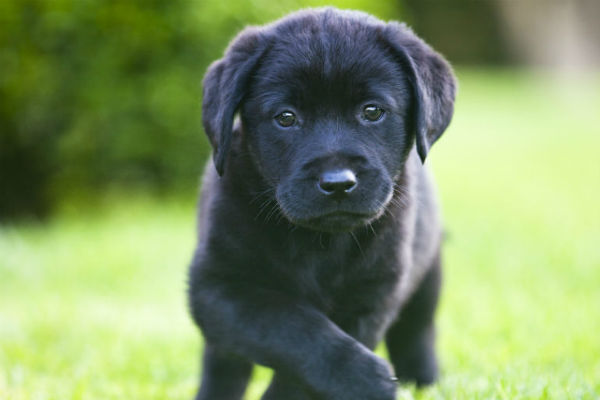
#> input picture Lab1/images/lab_puppy_dog_pictures.jpg, 600 x 400 px, found by its file name
$ python image_thresholding.py
#> lines starting #> are read from the running program, lines starting #| are printed output that depends on the picture; after the words box and inside, x2 and y2 are one past the last pixel; in counts of white or black regions, pixels touching at a corner belong together
import cv2
from matplotlib import pyplot as plt

img = cv2.imread("Lab1\images\lab_puppy_dog_pictures.jpg", 0)
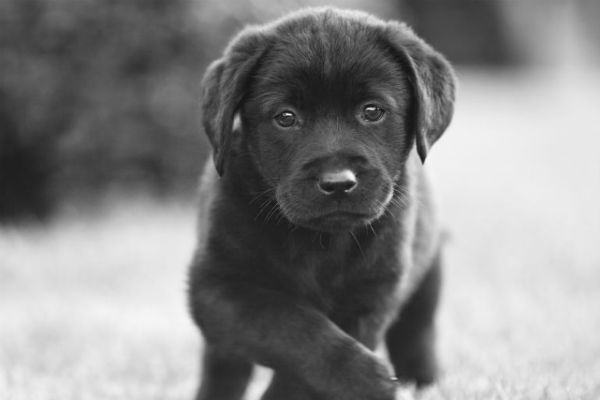
#> img: shape (400, 600); min 16, max 252, mean 134.7
print(img)
#> (printed output is left out)

ret,img1 = cv2.threshold(img, 100, 255, cv2.THRESH_BINARY)
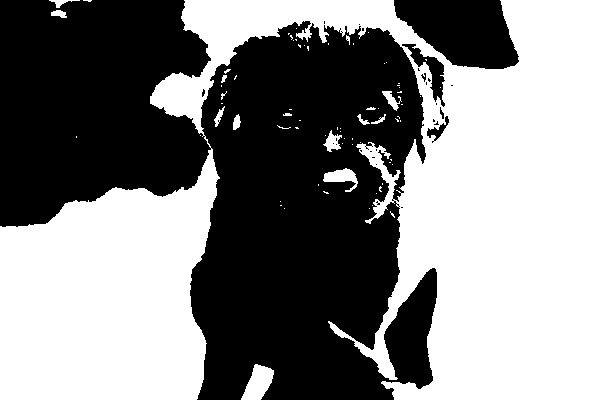
#> img1: shape (400, 600); 51.4% white; 27 black regions (21 under 20 px), largest, box (x1, y1, x2, y2) and area: (0, 0, 437, 400) 109595, (394, 0, 519, 69) 6105, (402, 44, 445, 107) 739, (427, 116, 449, 143) 182, (440, 107, 444, 119) 25, (421, 73, 426, 82) 22
ret,img2 = cv2.threshold(img, 100, 255, cv2.THRESH_BINARY_INV)
ret,img3 = cv2.threshold(img, 100, 255, cv2.THRESH_MASK)
#> img3: shape (400, 600); every value is 0
ret,img4 = cv2.threshold(img, 100, 255, cv2.THRESH_OTSU)
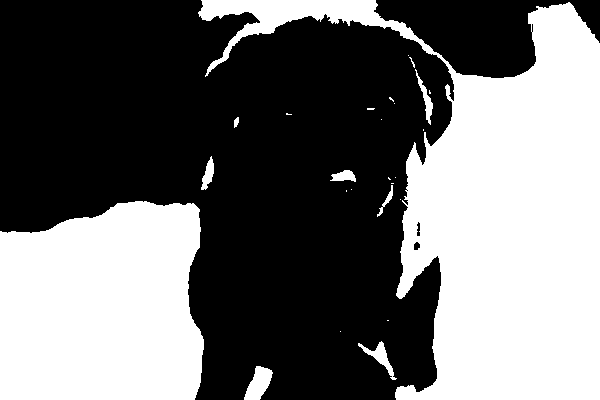
#> img4: shape (400, 600); 43.3% white; 26 white regions (17 under 20 px), largest, box (x1, y1, x2, y2) and area: (198, 0, 600, 400) 65788, (0, 201, 204, 400) 36348, (244, 366, 273, 400) 592
#> ret = 144
ret,img5 = cv2.threshold(img, 100, 255, cv2.THRESH_TOZERO)
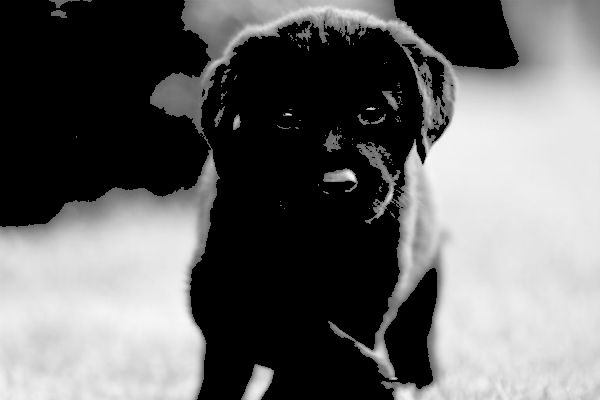
#> img5: shape (400, 600); min 0, max 252, mean 103.5

titles = ["Original", "BINARY", "BINARY_INV", "MASK", "OTSU", "TOZERO"]
images = [img, img1, img2, img3, img4, img5]

for i in range(6):
    plt.subplot(2,3,i+1), plt.imshow(images[i], 'gray')
    plt.title(titles[i])
    plt.xticks([]),plt.yticks([])

plt.show()

$ run again, with Lab1/images/lab_puppy_template.jpg copied over Lab1/images/lab_puppy_dog_pictures.jpg
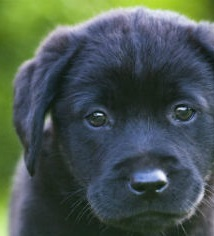
#> input picture Lab1/images/lab_puppy_template.jpg, 214 x 236 px, found by its file name
#> (printed output is left out)
#> `ret,img1 = cv2.threshold(img, 100, 255, cv2.THRESH_BINARY)`:
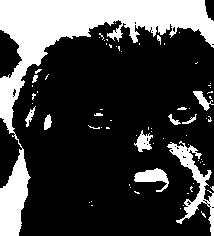
#> img1: shape (236, 214); 25.7% white; 72 white regions (59 under 20 px), largest, box (x1, y1, x2, y2) and area: (0, 0, 214, 236) 10466, (167, 141, 214, 236) 1143, (134, 168, 169, 192) 397
#> img3: shape (236, 214); every value is 0
#> img4: shape (236, 214); 24.5% white; 71 white regions (58 under 20 px), largest, box (x1, y1, x2, y2) and area: (0, 0, 214, 133) 8548, (0, 149, 30, 236) 1592, (168, 143, 214, 236) 1042
#> ret = 102
#> `ret,img5 = cv2.threshold(img, 100, 255, cv2.THRESH_TOZERO)`:
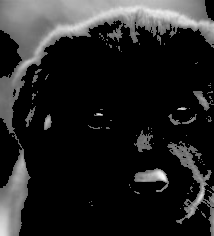
#> img5: shape (236, 214); min 0, max 250, mean 36.4
